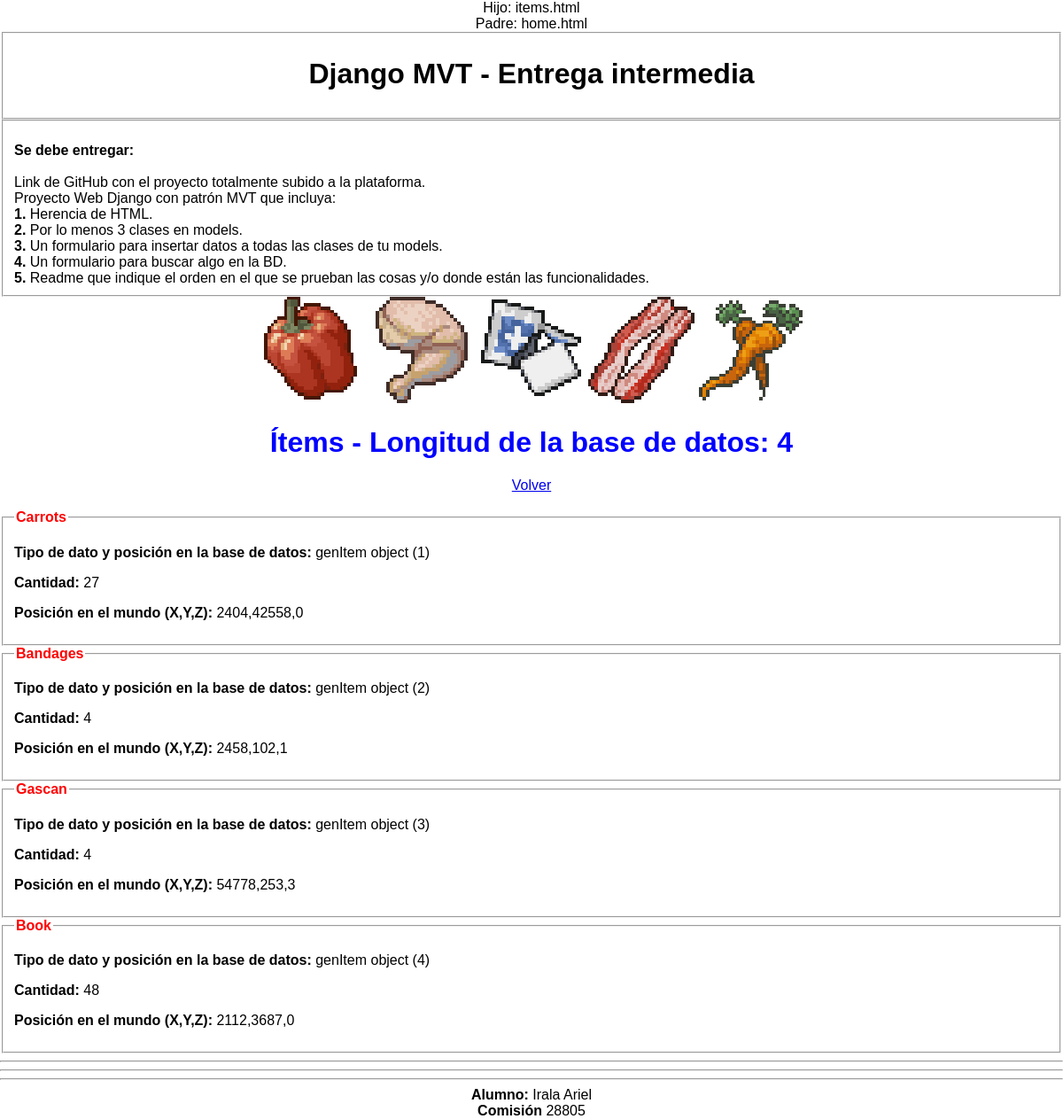
The app's page /items/ with its own data.
### EntregaIntermedia/models.py (models this page shows)
class genItem(models.Model):
    itemname = models.CharField(max_length=20)
    itemquantity = models.IntegerField()
    itemposX = models.IntegerField()
    itemposY = models.IntegerField()
    itemposZ = models.IntegerField()

### EntregaIntermedia/views.py (the view)
# urls.py: path('items/', views.Items, name = 'items'),
def Items(request):
    template_name = 'items.html'
    items = models.genItem.objects.all()
    context = {
        'title' : 'Ver ítems',
        'itemsdata' : items,
        'amount' : items.count(),
    }
    return render(request, template_name, context)

### EntregaIntermedia/templates/items.html (shortened to what this page needs)
<center> Hijo: items.html </center>
{% extends 'home.html' %}
{% load static %}
{% block content %}
<head>
</head>
<center>
    <img src={% static "BellPepper.png" %}/>
    <img src={% static "Chicken.png" %}/>
    <img src={% static "AlcoholWipes.png" %}/>
    <img src={% static "Bacon.png" %}/>
    <img src={% static "Carrots.png" %}/>
</center>
<h1 style = 'color:blue'> <center> <b> Ítems </b> - Longitud de la base de datos: {{ amount }}</center> </h1>
<center> <a href="{% url 'index' %}">Volver</a></center> <br>
{% for x in itemsdata %}
    <fieldset>
        <legend style = 'color:red' ><b> {{ x.itemname }} </b></legend>
        <p><b>Tipo de dato y posición en la base de datos:</b> {{ x }}</p>
        <p><b>Cantidad:</b> {{ x.itemquantity }}</p>
        <p><b>Posición en el mundo (X,Y,Z):</b> {{ x.itemposX }},{{ x.itemposY }},{{ x.itemposZ }} </p>
    </fieldset>
{% endfor %}
{% endblock %}

### EntregaIntermedia/templates/home.html (shortened to what this page needs)
{% load static %}
<center> Padre: home.html </center>
<!DOCTYPE html>
<html lang="en">
<head>
</head>
<body>
<fieldset>
    <h1> <center> <b> Django MVT  </b> - Entrega intermedia </center> </h1>
</fieldset>
<fieldset>
    <br><b> Se debe entregar: </b></br>
    <br>Link de GitHub con el proyecto totalmente subido a la plataforma.
    <br>Proyecto Web Django con patrón MVT que incluya:
    <br> <b>1.</b> Herencia de HTML.
    <br> <b>2.</b> Por lo menos 3 clases en models.
    <br> <b>3.</b> Un formulario para insertar datos a todas las clases de tu models.
    <br> <b>4.</b> Un formulario para buscar algo en la BD.
    <br> <b>5.</b> Readme que indique el orden en el que se prueban las cosas y/o donde están las
    funcionalidades.
</fieldset>
{% block content %}{% endblock %}
<hr><hr><hr>
<h><center><b> Alumno:</b> Irala Ariel <br> <b>Comisión</b> 28805 </center></h>
</body>
</html>

### EntregaIntermedia/templates/home.html (style rules this page uses)
body { font-family: "Bahnschrift", sans-serif; margin: 0; padding: 0; }

### records on screen
genItem: itemname "Carrots", id "genItem object (1)", itemquantity "27", itemposX "2404", itemposY "42558", itemposZ "0"
genItem: itemname "Bandages", id "genItem object (2)", itemquantity "4", itemposX "2458", itemposY "102", itemposZ "1"
genItem: itemname "Gascan", id "genItem object (3)", itemquantity "4", itemposX "54778", itemposY "253", itemposZ "3"
genItem: itemname "Book", id "genItem object (4)", itemquantity "48", itemposX "2112", itemposY "3687", itemposZ "0"

### other values on screen
{{ amount }} "4"
